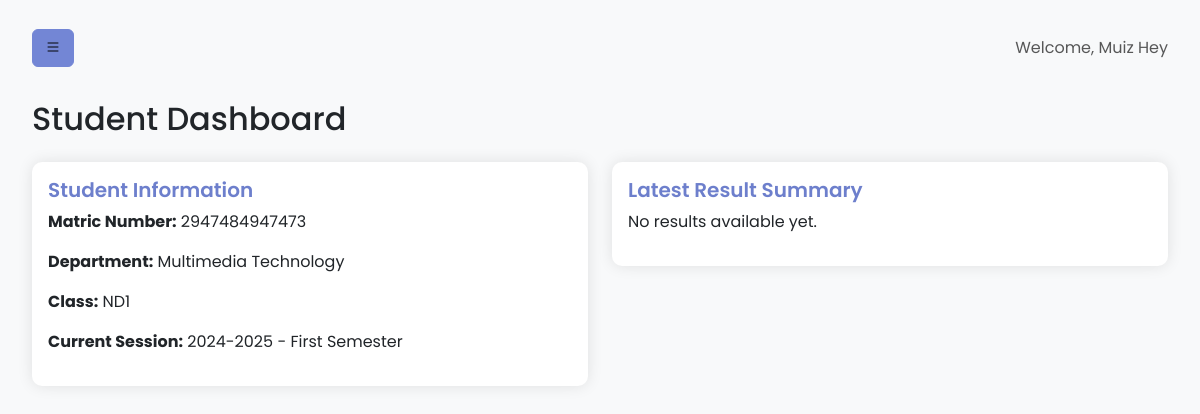
/dashboard/student/student_dashboard.php (signed in), run on an earlier commit of the app's database.
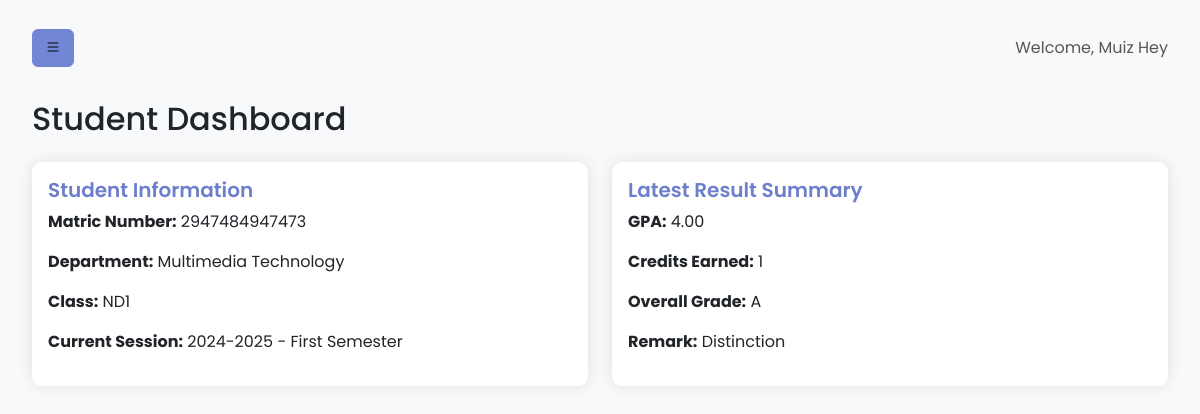
And on a later commit of the database.
### tables this page shows
CREATE TABLE `StudentOverallResults` (
  `overall_result_id` int(11) NOT NULL,
  `student_id` int(11) NOT NULL,
  `academic_year_id` int(11) NOT NULL,
  `session_id` int(11) NOT NULL,
  `cumulative_gpa` decimal(3,2) NOT NULL,
  `total_credits_earned` int(11) NOT NULL,
  `overall_grade_letter` char(1) NOT NULL,
  `final_remark` enum('Distinction','Upper Credit','Lower Credit','Pass','Fail') NOT NULL
);

### dashboard/student/student_dashboard.php (the view, shortened to what this page needs)
<?php
require_once '../../db.php';
$student_id = $_SESSION['student_id'];
$stmt = $conn->prepare("SELECT s.*, d.department_name, ay.academic_year, sess.session_name
                        FROM Students s
                        JOIN Departments d ON s.department_id = d.department_id
                        JOIN AcademicYears ay ON s.academic_year_id = ay.academic_year_id
                        JOIN Sessions sess ON s.session_id = sess.session_id
                        WHERE s.student_id = ?");
$stmt->bind_param("i", $student_id);
$stmt->execute();
$result = $stmt->get_result();
$student = $result->fetch_assoc();
$stmt = $conn->prepare("SELECT * FROM StudentOverallResults
                        WHERE student_id = ?
                        ORDER BY academic_year_id DESC, session_id DESC
                        LIMIT 1");
$stmt->bind_param("i", $student_id);
$stmt->execute();
$result = $stmt->get_result();
$latestResult = $result->fetch_assoc();
?>
<!DOCTYPE html>
<html lang="en">
<head>
    <link href="https://cdn.jsdelivr.net/npm/bootstrap@5.3.3/dist/css/bootstrap.min.css" rel="stylesheet">
    <link href="https://cdn.jsdelivr.net/npm/bootstrap-icons@1.7.2/font/bootstrap-icons.css" rel="stylesheet">
    <link rel="stylesheet" href="../../css/student_dashboard.css">
</head>
<body>
    <div class="wrapper">
        <div id="content">
            <nav class="navbar navbar-expand-lg navbar-light bg-light">
                <div class="container-fluid">
                    <button type="button" id="sidebarCollapse" class="btn btn-info">
                        <i class="bi bi-list"></i>
                    </button>
                    <span class="navbar-text ms-3">
                        Welcome, <?php echo htmlspecialchars($student['first_name'] . ' ' . $student['last_name']); ?>
                    </span>
                </div>
            </nav>
            <div class="container-fluid mt-4">
                <h2 class="mb-4">Student Dashboard</h2>
                <div class="row">
                    <div class="col-md-6 mb-4">
                        <div class="card">
                            <div class="card-body">
                                <h5 class="card-title">Student Information</h5>
                                <p><strong>Matric Number:</strong> <?php echo htmlspecialchars($student['matriculation_number']); ?></p>
                                <p><strong>Department:</strong> <?php echo htmlspecialchars($student['department_name']); ?></p>
                                <p><strong>Class:</strong> <?php echo htmlspecialchars($student['class']); ?></p>
                                <p><strong>Current Session:</strong> <?php echo htmlspecialchars($student['academic_year'] . ' - ' . $student['session_name']); ?></p>
                            </div>
                        </div>
                    </div>
                    <div class="col-md-6 mb-4">
                        <div class="card">
                            <div class="card-body">
                                <h5 class="card-title">Latest Result Summary</h5>
                                <?php if ($latestResult): ?>
                                    <p><strong>GPA:</strong> <?php echo number_format($latestResult['cumulative_gpa'], 2); ?></p>
                                    <p><strong>Credits Earned:</strong> <?php echo $latestResult['total_credits_earned']; ?></p>
                                    <p><strong>Overall Grade:</strong> <?php echo $latestResult['overall_grade_letter']; ?></p>
                                    <p><strong>Remark:</strong> <?php echo $latestResult['final_remark']; ?></p>
                                <?php else: ?>
                                    <p>No results available yet.</p>
                                <?php endif; ?>
                            </div>
                        </div>
                    </div>
                </div>
            </div>
        </div>
    </div>
</body>
</html>

What changed in the data, as far as the page shows it:
added studentoverallresults: cumulative_gpa "4.00", total_credits_earned "1", overall_grade_letter "A", final_remark "Distinction"
Also different on the page:
text no longer shown: "No results available yet."
text now shown: "GPA: Credits Earned: Overall Grade: Remark:"
